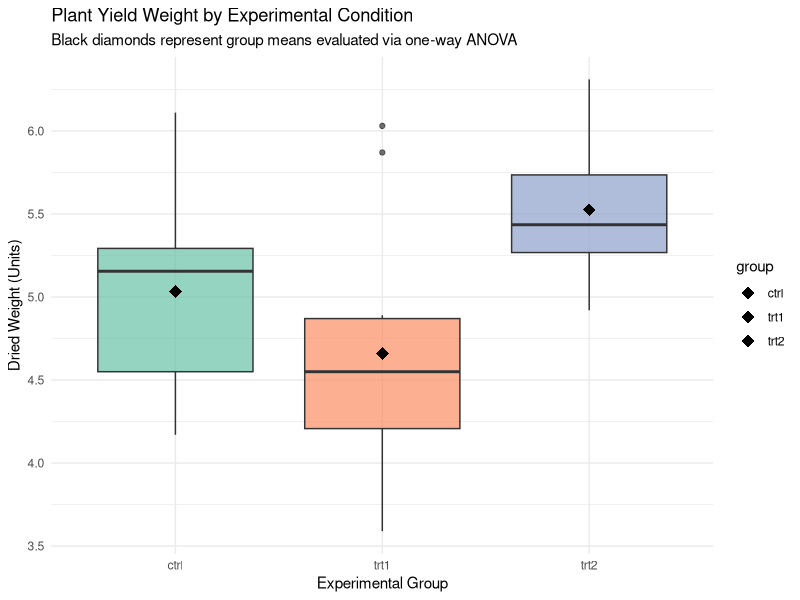

Write R code to recreate this figure.
# ==============================================================================
# Day 21: ANOVA Models
# 30-Days-Of-R
# Author: Benjamin Kithome
# ==============================================================================

library(tidyverse)

# Load dataset. We are going to use an in-built dataset here.
# Context: Evaluating dried yield weight across control and two treatment conditions.
# Determine if treatment type significantly impacts plant yield weight.
plant_df <- as_tibble(PlantGrowth)

print("Experimental Data Summary")
plant_summary <- plant_df %>%
  group_by(group) %>%
  summarise(
    sample_size = n(),
    mean_weight = mean(weight),
    sd_weight   = sd(weight),
    .groups     = "drop"
  )

print(plant_summary)

# Hypothesis:
# H0: Mean_ctrl = Mean_trt1 = Mean_trt2 | H1: At least one group mean differs
anova_model <- aov(weight ~ group, data = plant_df)

print("ANOVA Table Summary")
print(summary(anova_model))

# Task: Pinpoint which specific treatment groups differ significantly.
print("Tukey Honest Significant Difference Test")
tukey_results <- TukeyHSD(anova_model)
print(tukey_results)

# Task: Visualize yield distributions with group mean overlays (black diamonds).
anova_viz <- ggplot(plant_df, aes(x = group, y = weight, fill = group)) +
  geom_boxplot(alpha = 0.7, show.legend = FALSE) +
  stat_summary(fun = mean, geom = "point", shape = 18, size = 4, color = "black") +
  theme_minimal() +
  scale_fill_brewer(palette = "Set2") +
  labs(
    title    = "Plant Yield Weight by Experimental Condition",
    subtitle = "Black diamonds represent group means evaluated via one-way ANOVA",
    x        = "Experimental Group",
    y        = "Dried Weight (Units)"
  )

print("Experimental Box Plot")
print(anova_viz)
